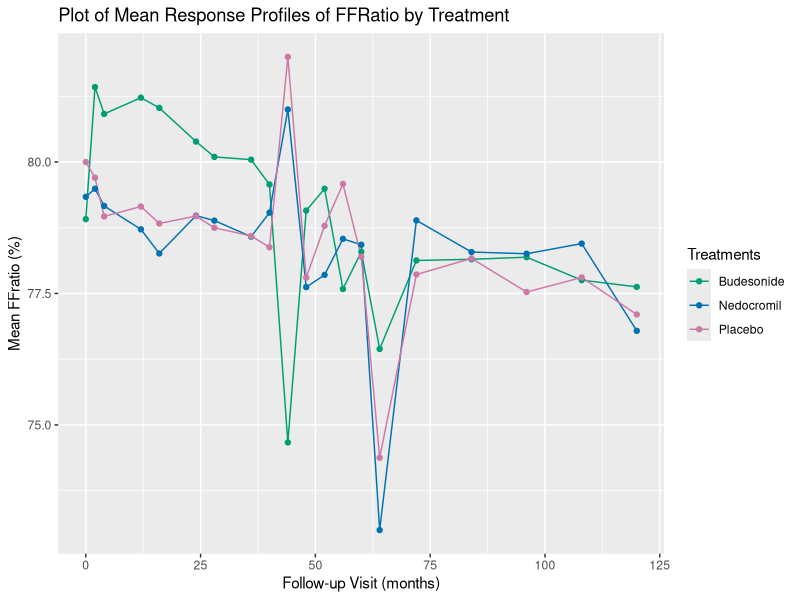

Reproduce this figure in R.
## ---- chunk 1
knitr::opts_chunk$set(echo = TRUE)
library(dplyr)
library(readxl)
library(tidyverse)
library(ggplot2)
library(psych)
# library(CarletonStats)
# library(pwr)
# library(BSDA)
# library(exact2x2)
# library(car)
# library(dvmisc)
# library(emmeans)
# library(gridExtra)
# library(DescTools)
# library(DiagrammeR)
library(nlme)
library(doBy)
library(multcomp)
library(mgcv)
# library(geepack)
# library(rje)
## ---- chunk 2
camp <- read_excel("camp_2021 class project.xlsx")
## ---- chunk 3
camp <- fill(camp, c("Anypet", "Woodstove", "Dehumid", "Parent_smokes", "FFratio"), .direction = "downup")
## ---- chunk 4
# convert Visitc to numeric variable
camp$Visitc <- as.numeric(camp$Visitc)

summary(camp$FFratio) # FFratio variable has 31 missing values

# Remove missing values
# camp <- na.omit(camp)
# Filled missing FFratio values fixed this
## ---- chunk 5
camp_mean <- camp %>%
  # na.omit() %>%       #Moved na.omit to the plotting section
  group_by(Trtment, Visitc) %>%
  summarise(Mean_FFratio = mean(FFratio))

camp_mean

ggplot(data = camp_mean,
       mapping = aes(x = Visitc, y = Mean_FFratio,
                     colour = factor(Trtment), group = factor(Trtment))) +
  geom_line() + geom_point() + theme(legend.position = "right") +
  labs(y = "Mean FFratio (%)", x = "Follow-up Visit (months)") +
  scale_color_manual(labels = c("Budesonide", "Nedocromil", "Placebo"), values =   c("#009E73", "#0072B2", "#CC79A7")) + 
  ggtitle("Plot of Mean Response Profiles of FFRatio by Treatment") + 
  labs(color = "Treatments")
## ---- chunk 6
camp.RIRS <- lme(FFratio ~ Trtment*Fyears + Age_rz + Gender + Ethnic + Anypet + Woodstove + Dehumid + Parent_smokes,
                   data = camp,
                   random = ~1+Fyears|id,
                   method = "REML",
                   na.action = na.omit
                   )
summary(camp.RIRS)
